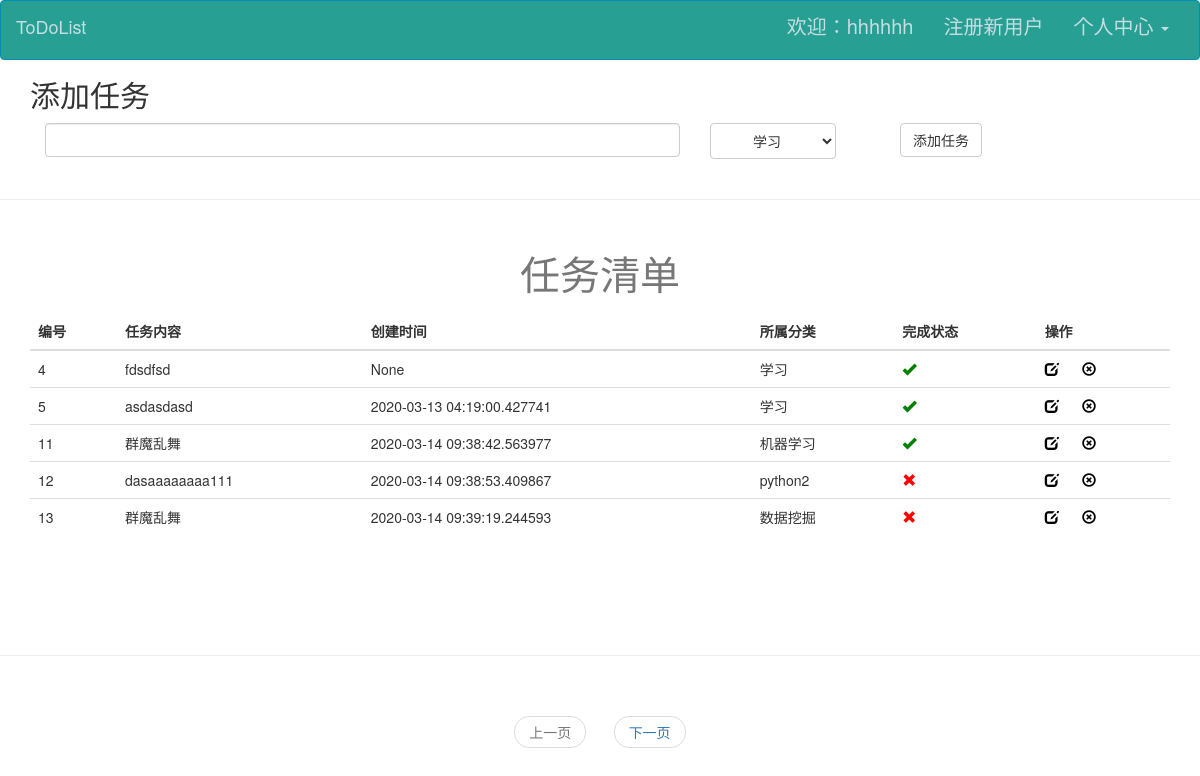
Page /todo/list/ (signed in) on the committed database.
### app/models.py (models this page shows, shortened)
class User(UserMixin, db.Model):
    __tablename__ = 'users'
    id = db.Column(db.Integer, primary_key=True)
    username = db.Column(db.String(64), unique=True, nullable=False)
    email = db.Column(db.String(50))
    password_hash = db.Column(db.String(200))
    role_id = db.Column(db.Integer, db.ForeignKey('roles.id'))
    confirmed = db.Column(db.Boolean, default=False)
    name = db.Column(db.String(64))
    location = db.Column(db.String(64))  # 所在地
    about_me = db.Column(db.Text())  # 自我介绍
    create_time = db.Column(db.DateTime(), default=datetime.utcnow)
    last_seen = db.Column(db.DateTime(), default=datetime.utcnow)
    todos = db.relationship('Todo', backref='user')
    categories = db.relationship('Category', backref='user')
    @property
    def password(self):
        raise AttributeError('password is not a readable attribute')

class Todo(db.Model):
    __tablename__ = 'todos'
    id = db.Column(db.Integer, autoincrement=True, primary_key=True)
    content = db.Column(db.String(100))
    status = db.Column(db.Boolean, default=False)
    add_time = db.Column(db.DateTime, default=datetime.utcnow)
    user_id = db.Column(db.Integer, db.ForeignKey('users.id'))
    category_id = db.Column(db.Integer, db.ForeignKey('categories.id'))

class Category(db.Model):
    __tablename__ = 'categories'
    id = db.Column(db.Integer, autoincrement=True, primary_key=True)
    name = db.Column(db.String(20), unique=True)
    add_time = db.Column(db.DateTime, default=datetime.utcnow)
    user_id = db.Column(db.Integer, db.ForeignKey('users.id'))
    todos = db.relationship('Todo', backref='category')

### app/todo/views.py (the view)
@todo.route('/list/')
@login_required
def list():
    form = AddTodoForm()
    page = int(request.args.get('page', 1))
    todoPageObj = Todo.query.filter_by(user_id=current_user.id).paginate(
        page, per_page=current_app.config['PRE_PAGE']
    )
    return render_template('todo/list.html', todoPageObj=todoPageObj, form=form)

### app/todo/forms.py
class AddTodoForm(FlaskForm):
    content = StringField(
        label='任务内容',
        validators=[DataRequired()],
        render_kw={
            "class": "form-control",
        }
    )
    category = SelectField(
        label='任务类型',
        coerce=int,
        render_kw={
            "class": "btn btn-default",
        }
    )
    submit = SubmitField(
        label='添加任务',
        render_kw={
            "class": "btn btn-default",
        }
    )
    def __init__(self):
        super(AddTodoForm, self).__init__()
        categories = Category.query.all()
        if categories:
            self.category.choices = [(item.id, item.name) for item in
                                     categories]
        else:
            self.category.choices = [(-1, "请先创建分类")]

### app/auth/views.py (called while the page is built)
@auth.before_app_request
def before_request():
    if current_user.is_authenticated \
            and not current_user.confirmed \
            and request.endpoint[:5] != 'auth.' \
            and request.endpoint != 'static':
        return redirect(url_for('auth.unconfirmed'))

### app/models.py (called while the page is built)
@login_manager.user_loader
def load_user(user_id):
    return User.query.get(int(user_id))

### app/templates/todo/list.html (shortened to what this page needs)
{% extends 'base.html' %}
{% block content %}
    <div class="container">
        <h2 style="font-family: 仿宋">添加任务</h2>
        <form action="{{ url_for('todo.add') }}" method="post">
            <div class="col-lg-10,col-lg-offset-2l">
                <div class="col-lg-7">
                    {{ form.content() }}
                </div>
                <div class="col-lg-1 ">
                    {{ form.category() }}
                </div>
                <div class="col-lg-3 col-lg-offset-1 ">
                    {{ form.submit() }}
                </div>
            </div>
        </form>
    </div>
    <br>
    <hr>
    <br>
    <div class="container">
        <table class="table table-hover">
            <caption id='caption-style'>任务清单</caption>
            <thead>
            <tr>
                <th>编号</th>
                <th>任务内容</th>
                <th>创建时间</th>
                <th>所属分类</th>
                <th>完成状态</th>
                <th>操作</th>
            </tr>
            </thead>
            <tbody>
            {% for todo in todoPageObj.items %}
                <tr>
                    <td>{{ todo.id }}</td>
                    <td>{{ todo.content }}</td>
                    <td>{{ todo.add_time }}</td>
                    <td>{{ todo.category.name }}</td>
                    <td>
                        {% if todo.status %}
                            <a href="{{ url_for('todo.undo',id = todo.id) }}"><span
                                    class="glyphicon glyphicon-ok status-success"></span></a>
                        {% else %}
                            <a href="{{ url_for('todo.done',id = todo.id) }}"><span
                                    class="glyphicon glyphicon-remove status-fail"></span></a>
                        {% endif %}
                    </td>
                    <td>
                        <a href="{{ url_for('todo.edit',id = todo.id) }}"><span class=" glyphicon glyphicon-edit "
                                                                                style="color: black"></span></a>&nbsp;&nbsp;&nbsp;&nbsp;&nbsp;
                        <a href="{{ url_for('todo.delete',id= todo.id) }}"><span
                                class="glyphicon glyphicon-remove-circle" style="color: black"></span></a>
                    </td>
                </tr>
            {% endfor %}
            </tbody>
        </table>
    </div>
    <br>
    <br><br>
    <br>
    <hr>
    <br>
    <nav aria-label="paginate-part">
        <ul class="pager">
            {% if todoPageObj.has_prev %}
                <li><a href="{{ url_for('todo.list') }}?page={{ todoPageObj.prev_num }}">上一页</a></li>
            {% else %}
                <li class="disabled"><a href="#">上一页</a></li>
            {% endif %}
            {% if todoPageObj.has_next %}
                <li><a href="{{ url_for('todo.list') }}?page={{ todoPageObj.next_num }}">下一页</a></li>
            {% else %}
                <li class="disabled"><a href="#">下一页</a></li>
            {% endif %}
        </ul>
    </nav>
{% endblock %}

### app/templates/base.html (shortened to what this page needs)
<!DOCTYPE html>
<html lang="en">
<head>
    <link rel="stylesheet" href="{{ url_for('static',filename='css/bootstrap.min.css') }}">
    <link rel="stylesheet" href="{{ url_for('static',filename='css/index.css') }}">
    <link rel="stylesheet" href="{{ url_for('static',filename='css/font.css') }}">
</head>
<body>
<nav id='box-nav' class="navbar navbar-inverse">
    <div class="container-fluid">
        <div class="navbar-header">
            <a class="navbar-brand" href="{{ url_for('auth.index') }}">ToDoList</a>
        </div>
        <div class="collapse navbar-collapse" id="bs-example-navbar-collapse-1">
            <ul class="nav navbar-nav navbar-right">
                {% if current_user.is_authenticated %}
                    <li>
                        <a href="{{ url_for('user.get_userInfo',id = current_user.id) }}">欢迎：{{ current_user.username }}</a>
                    </li>
                    <li><a href="{{ url_for('auth.register') }}">注册新用户</a></li>
                    <li class="dropdown">
                        <a href="#" class="dropdown-toggle" data-toggle="dropdown" role="button" aria-haspopup="true"
                           aria-expanded="false">个人中心 <span class="caret"></span></a>
                    </li>
                {% else %}
                    <li><a href="{{ url_for('auth.login') }}">登录</a></li>
                {% endif %}
            </ul>
        </div>
    </div>
</nav>
{% block content %}
{% endblock %}
</body>
</html>

### app/static/css/index.css (style rules this page uses)
#caption-style { font-family: 仿宋; font-size: 40px; text-align: center; }
#box-nav { margin-bottom: 0px; }
.navbar-inverse { background-color: #279f92; border-color: #088db2; height: 60px; font-size: 20px; }
.navbar-inverse .navbar-brand { color: #c6dde3; }
.navbar-inverse .navbar-nav > li > a { color: #c6dde3; }
.navbar-inverse .navbar-collapse, .navbar-inverse .navbar-form { border-color: #c6dde3; }
.status-success { color: green; }
.status-fail { color: red; }

### rows in the picture
User: username "hhhhhh"
Todo: id "4", content "fdsdfsd", add_time "None", category.name "学习"
Todo: id "5", content "asdasdasd", add_time "2020-03-13 04:19:00.427741", category.name "学习"
Todo: id "11", content "群魔乱舞", add_time "2020-03-14 09:38:42.563977", category.name "机器学习"
Todo: id "12", content "dasaaaaaaaa111", add_time "2020-03-14 09:38:53.409867", category.name "python2"
Todo: id "13", content "群魔乱舞", add_time "2020-03-14 09:39:19.244593", category.name "数据挖掘"
